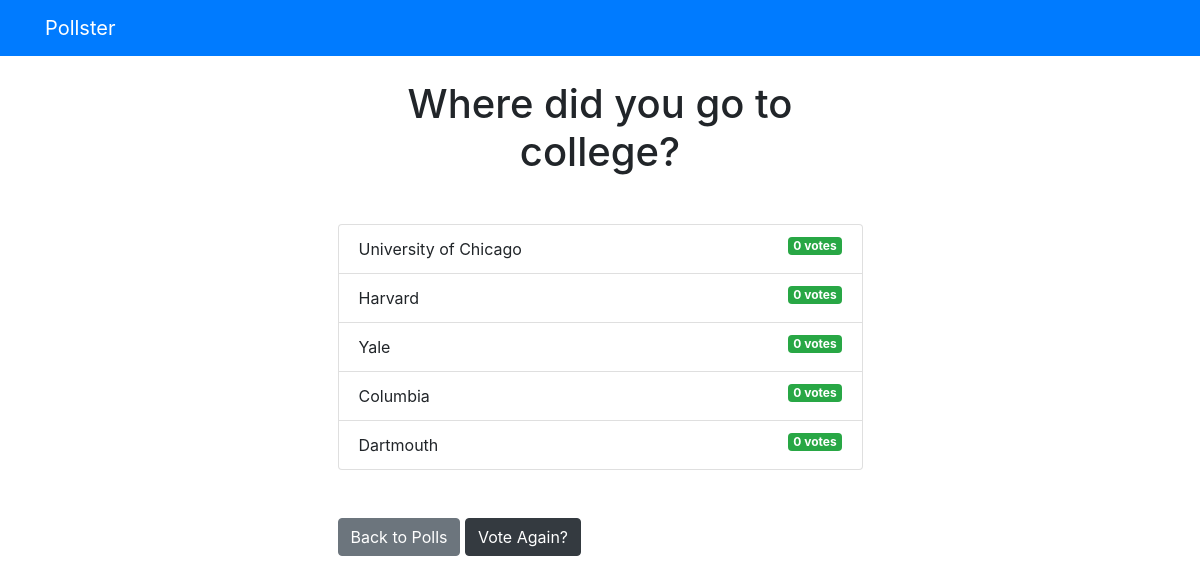
The app's page /polls/2/results/ with its own data.
### polls/models.py (models this page shows, shortened)
class Question(models.Model):
    question_text = models.CharField(max_length=200)
    pub_date = models.DateTimeField('Date Published')

class Choice(models.Model):
    question = models.ForeignKey(Question, on_delete=models.CASCADE)
    choice_text = models.CharField(max_length=200)
    votes = models.IntegerField(default=0)

### polls/views.py (the view)
# urls.py: path('<int:question_id>/results/', views.results, name='results'),
def results(request, question_id):
    question = get_object_or_404(Question, pk=question_id)
    return render(request, 'polls/results.html', {'question':question})

### templates/polls/results.html
{% extends 'base.html' %}
{% block content %}
<h1 class='text-center mb-5'> {{ question.question_text }} </h1>
<ul class='list-group mb-5'>
  {% for choice in question.choice_set.all %}
  <li class='list-group-item'>
    {{ choice.choice_text }} <span class='badge badge-success float-right'>
    {{ choice.votes }} vote{{ choice.votes | pluralize }}</span>
  </li>
  {% endfor %}
</ul>
<a class='btn btn-secondary' href="{% url 'polls:index' %}"> Back to Polls </a>
<a class='btn btn-dark' href="{% url 'polls:detail' question.id %}"> Vote Again? </a>
{% endblock %}

### templates/base.html (shortened to what this page needs)
<!DOCTYPE html>
<html lang='en'>
<head>
  <link rel="stylesheet" href="https://stackpath.bootstrapcdn.com/bootstrap/4.4.1/css/bootstrap.min.css">
</head>
<body>
  {% include 'partials/_navbar.html' %}
  <div class='container'>
    <div class='col-md-6 m-auto'>
      {% block content %}{% endblock %}
    </div>
  </div>
</body>
</html>

### templates/partials/_navbar.html
<nav class='navbar navbar-dark bg-primary mb-4'>
  <div class='container'>
    <a class='navbar-brand' href='/'> Pollster </a>
  </div>
</nav>

### records on screen
Question: question_text "Where did you go to college?"
Choice: choice_text "University of Chicago", votes "0", votes|pluralize "s"
Choice: choice_text "Harvard", votes "0", votes|pluralize "s"
Choice: choice_text "Yale", votes "0", votes|pluralize "s"
Choice: choice_text "Columbia", votes "0", votes|pluralize "s"
Choice: choice_text "Dartmouth", votes "0", votes|pluralize "s"
